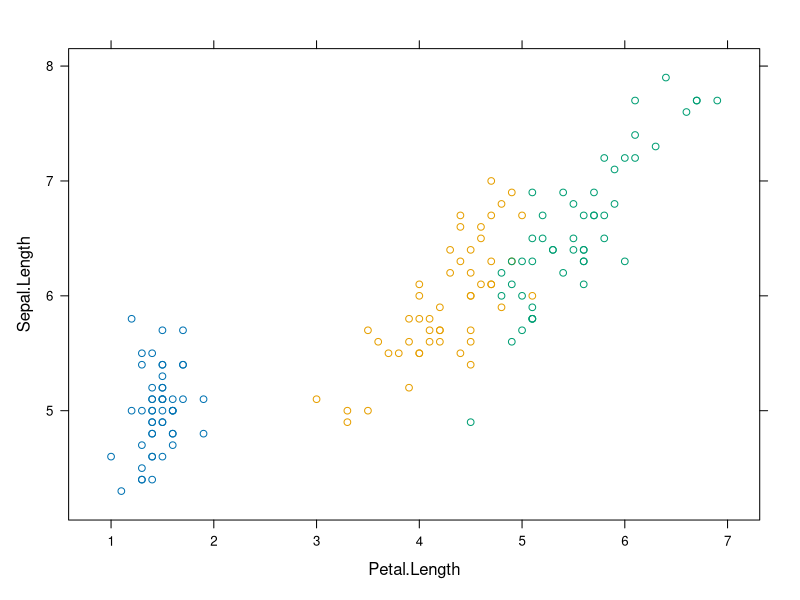
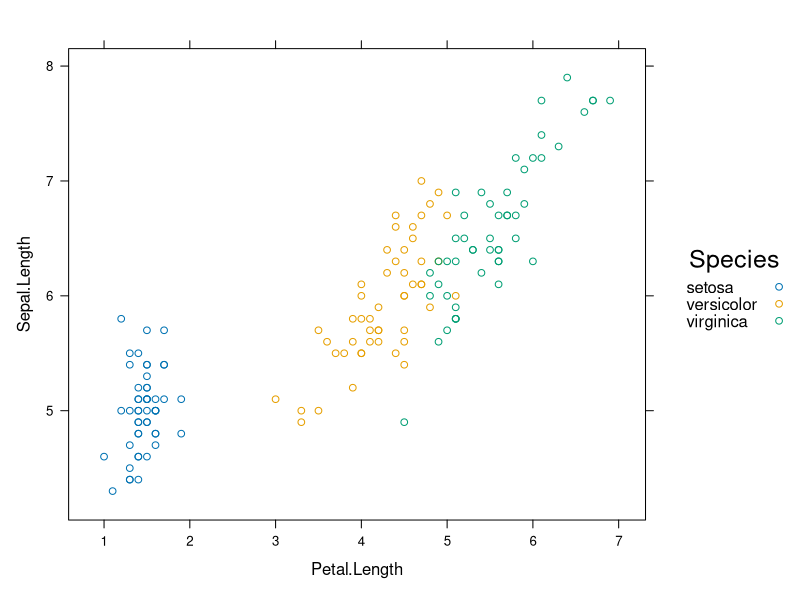
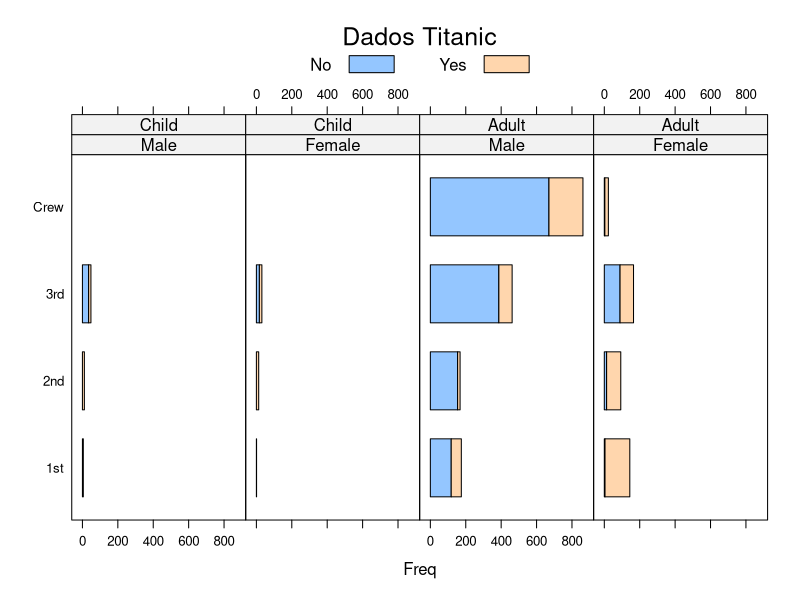

These figures' R source, in order:
# Explorando o Lattice

# Configurando Diretório de Trabalho
setwd("C:/Users/Julia/Desktop/CienciaDeDados/1.Big-Data-Analytics-com-R-e-Microsoft-Azure-Machine-Learning/4.Linguagem-R-Graficos")
getwd()

# Descricao

# O pacote Lattice é um sistema de visualizacao de dados de alto nivel poderoso e
# elegante, com enfase em dados multivariados

# Na criacao de graficos, condicoes e agrupamentos sao 2 conceitos importantes, que nos permitem
# compreender mais facilmente os dados que temos em maos. O conceito por tras do Lattice é agrupar
# os dados e criar visualizacoes de forma que fique mais facil a busca por padroes.

# Seu objetivo é criar graficos e identificar rapidamente padroes

# Instalando e carregando o pacote
install.packages('lattice')
library(lattice)


# Scatterplot (grafico de dispersao) com Lattice

# - O grafico de dispersao de Sepal.Length em relacao a Petal.Length dos dados do conjunto de dados iris. Os pontos sao
#   agrupados por espécies (Species), identificadas por cores diferentes.
# - O eixo x representa o comprimento da petala (Petal.Length) e o eixo y representa o comprimento da sepala (Sepal.Length).
#   A relacao entre essas duas variaveis é exibida para cada especie de íris em um painel separado.
# - A funcao groups é usada para especificar a variavel que deve ser usada para agrupar os dados em diferentes conjuntos de pontos de 
#   cores diferentes. A sintaxe Sepal.Length ~ Petal.Length é usada para especificar que Sepal.Length deve ser plotado no eixo y e Petal.Length deve ser plotado no eixo x.

xyplot(data = iris, groups = Species, Sepal.Length ~ Petal.Length)

# Colocando legenda. O argumento "auto.key" é usado para criar uma legenda automática para os grupos definidos pelo argumento "groups". No caso, a legenda é configurada com três colunas ("columns = 3") e o título "Species" ("title = 'Species'").

xyplot(data = iris, groups = Species, Sepal.Length ~ Petal.Length, auto.key = list(colums = 3, title = 'Species'))



# *** Barplots com dataset Titanic ***

?Titanic              # A coluna Freq indica o número de passageiros que possuem as mesmas características em cada linha do dataset.
View(Titanic)         # Por exemplo, na primeira linha não há passageiros do sexo masculino, de classe 1st, com idade infantil e que não sobreviveram. Já a última linha representa a contagem de passageiras do sexo feminino que faziam parte da equipe (Crew), eram adultas e sobreviveram.


# - Grafico de barras empilhadas (stacked bar chart) usando os dados do Titanic.
# - O argumento data indica que os dados utilizados são aqueles do objeto Titanic, que é um conjunto de dados disponível no pacote datasets do R.
# - O argumento Class ~ Freq indica que a variável de classe (Class) é representada no eixo x e a variável de frequência (Freq) é representada no eixo y.
# - O operador | separa as variáveis do eixo x de acordo com os valores de outras variáveis. Neste caso, as variáveis Sex e Age são
#   usadas para separar as barras no eixo x.
# - O argumento groups indica que as barras empilhadas são separadas de acordo com os valores da variável Survived, que representa se
#   o passageiro sobreviveu ou não ao naufrágio.
# - O argumento stack indica que as barras devem ser empilhadas uma em cima da outra.
# - O argumento layout indica que as barras devem ser organizadas em um layout com 4 linhas e 1 coluna.
# - O argumento auto.key indica que o gráfico deve incluir uma legenda automática, com o título "Dados Titanic" e duas colunas.

barchart(data = as.data.frame(Titanic), Class ~ Freq | Sex + Age, 
         groups = Survived, stack = T, layout = c(4, 1),
         auto.key = list(title = 'Dados Titanic', columns =2))
